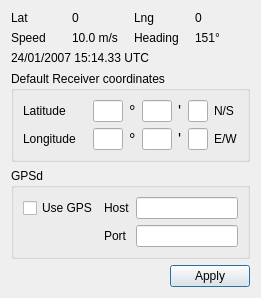
<?xml version="1.0" encoding="UTF-8"?>
<ui version="4.0">
 <class>GPSWidget</class>
 <widget class="QWidget" name="GPSWidget">
  <property name="geometry">
   <rect>
    <x>0</x>
    <y>0</y>
    <width>257</width>
    <height>282</height>
   </rect>
  </property>
  <property name="windowTitle">
   <string>Form</string>
  </property>
  <layout class="QVBoxLayout" name="verticalLayout_4">
   <item>
    <layout class="QVBoxLayout" name="verticalLayout_3">
     <item>
      <layout class="QHBoxLayout" name="horizontalLayout_2">
       <item>
        <widget class="QLabel" name="labelLat">
         <property name="text">
          <string>Lat</string>
         </property>
        </widget>
       </item>
       <item>
        <widget class="QLabel" name="lat">
         <property name="text">
          <string>0</string>
         </property>
        </widget>
       </item>
       <item>
        <widget class="QLabel" name="labelLng">
         <property name="text">
          <string>Lng</string>
         </property>
        </widget>
       </item>
       <item>
        <widget class="QLabel" name="lng">
         <property name="text">
          <string>0</string>
         </property>
        </widget>
       </item>
      </layout>
     </item>
     <item>
      <layout class="QHBoxLayout" name="horizontalLayout_3">
       <item>
        <widget class="QLabel" name="labelSpeed">
         <property name="text">
          <string>Speed</string>
         </property>
        </widget>
       </item>
       <item>
        <widget class="QLabel" name="speed">
         <property name="text">
          <string>10.0 m/s</string>
         </property>
        </widget>
       </item>
       <item>
        <widget class="QLabel" name="labelHeading">
         <property name="text">
          <string>Heading</string>
         </property>
        </widget>
       </item>
       <item>
        <widget class="QLabel" name="heading">
         <property name="text">
          <string>151°</string>
         </property>
        </widget>
       </item>
      </layout>
     </item>
     <item>
      <widget class="QLabel" name="time">
       <property name="text">
        <string>24/01/2007 15:14.33 UTC</string>
       </property>
       <property name="wordWrap">
        <bool>false</bool>
       </property>
      </widget>
     </item>
    </layout>
   </item>
   <item>
    <widget class="QGroupBox" name="GroupReceiverCoord">
     <property name="sizePolicy">
      <sizepolicy hsizetype="Preferred" vsizetype="Preferred">
       <horstretch>0</horstretch>
       <verstretch>0</verstretch>
      </sizepolicy>
     </property>
     <property name="minimumSize">
      <size>
       <width>0</width>
       <height>0</height>
      </size>
     </property>
     <property name="title">
      <string>Default Receiver coordinates</string>
     </property>
     <layout class="QVBoxLayout" name="verticalLayout">
      <item>
       <layout class="QHBoxLayout" name="_2">
        <property name="spacing">
         <number>6</number>
        </property>
        <property name="leftMargin">
         <number>0</number>
        </property>
        <property name="topMargin">
         <number>0</number>
        </property>
        <property name="rightMargin">
         <number>0</number>
        </property>
        <property name="bottomMargin">
         <number>0</number>
        </property>
        <item>
         <widget class="QLabel" name="TextLatitude">
          <property name="minimumSize">
           <size>
            <width>64</width>
            <height>0</height>
           </size>
          </property>
          <property name="text">
           <string>Latitude</string>
          </property>
          <property name="wordWrap">
           <bool>false</bool>
          </property>
         </widget>
        </item>
        <item>
         <widget class="QLineEdit" name="EdtLatitudeDegrees">
          <property name="sizePolicy">
           <sizepolicy hsizetype="Fixed" vsizetype="Fixed">
            <horstretch>0</horstretch>
            <verstretch>0</verstretch>
           </sizepolicy>
          </property>
          <property name="maximumSize">
           <size>
            <width>30</width>
            <height>32767</height>
           </size>
          </property>
          <property name="text">
           <string/>
          </property>
          <property name="maxLength">
           <number>2</number>
          </property>
         </widget>
        </item>
        <item>
         <widget class="QLabel" name="TextDegLat">
          <property name="font">
           <font>
            <pointsize>12</pointsize>
           </font>
          </property>
          <property name="text">
           <string>°</string>
          </property>
          <property name="wordWrap">
           <bool>false</bool>
          </property>
         </widget>
        </item>
        <item>
         <widget class="QLineEdit" name="EdtLatitudeMinutes">
          <property name="sizePolicy">
           <sizepolicy hsizetype="Minimum" vsizetype="Minimum">
            <horstretch>0</horstretch>
            <verstretch>0</verstretch>
           </sizepolicy>
          </property>
          <property name="maximumSize">
           <size>
            <width>30</width>
            <height>32767</height>
           </size>
          </property>
          <property name="text">
           <string/>
          </property>
          <property name="maxLength">
           <number>2</number>
          </property>
         </widget>
        </item>
        <item>
         <widget class="QLabel" name="TextMinutesLat">
          <property name="font">
           <font>
            <pointsize>12</pointsize>
           </font>
          </property>
          <property name="text">
           <string>'</string>
          </property>
          <property name="wordWrap">
           <bool>false</bool>
          </property>
         </widget>
        </item>
        <item>
         <widget class="QLineEdit" name="EdtLatitudeNS">
          <property name="sizePolicy">
           <sizepolicy hsizetype="Minimum" vsizetype="Minimum">
            <horstretch>0</horstretch>
            <verstretch>0</verstretch>
           </sizepolicy>
          </property>
          <property name="maximumSize">
           <size>
            <width>20</width>
            <height>32767</height>
           </size>
          </property>
          <property name="text">
           <string/>
          </property>
          <property name="maxLength">
           <number>1</number>
          </property>
         </widget>
        </item>
        <item>
         <widget class="QLabel" name="TextNS">
          <property name="minimumSize">
           <size>
            <width>0</width>
            <height>0</height>
           </size>
          </property>
          <property name="text">
           <string>N/S</string>
          </property>
          <property name="wordWrap">
           <bool>false</bool>
          </property>
         </widget>
        </item>
        <item>
         <spacer name="Spacer10_2">
          <property name="orientation">
           <enum>Qt::Horizontal</enum>
          </property>
          <property name="sizeType">
           <enum>QSizePolicy::Expanding</enum>
          </property>
          <property name="sizeHint" stdset="0">
           <size>
            <width>20</width>
            <height>20</height>
           </size>
          </property>
         </spacer>
        </item>
       </layout>
      </item>
      <item>
       <layout class="QHBoxLayout" name="_3">
        <property name="spacing">
         <number>6</number>
        </property>
        <property name="leftMargin">
         <number>0</number>
        </property>
        <property name="topMargin">
         <number>0</number>
        </property>
        <property name="rightMargin">
         <number>0</number>
        </property>
        <property name="bottomMargin">
         <number>0</number>
        </property>
        <item>
         <widget class="QLabel" name="TextLongitude">
          <property name="minimumSize">
           <size>
            <width>64</width>
            <height>0</height>
           </size>
          </property>
          <property name="text">
           <string>Longitude</string>
          </property>
          <property name="wordWrap">
           <bool>false</bool>
          </property>
         </widget>
        </item>
        <item>
         <widget class="QLineEdit" name="EdtLongitudeDegrees">
          <property name="sizePolicy">
           <sizepolicy hsizetype="Minimum" vsizetype="Minimum">
            <horstretch>0</horstretch>
            <verstretch>0</verstretch>
           </sizepolicy>
          </property>
          <property name="maximumSize">
           <size>
            <width>30</width>
            <height>32767</height>
           </size>
          </property>
          <property name="text">
           <string/>
          </property>
          <property name="maxLength">
           <number>3</number>
          </property>
         </widget>
        </item>
        <item>
         <widget class="QLabel" name="TextDegLong">
          <property name="font">
           <font>
            <pointsize>12</pointsize>
           </font>
          </property>
          <property name="text">
           <string>°</string>
          </property>
          <property name="wordWrap">
           <bool>false</bool>
          </property>
         </widget>
        </item>
        <item>
         <widget class="QLineEdit" name="EdtLongitudeMinutes">
          <property name="sizePolicy">
           <sizepolicy hsizetype="Minimum" vsizetype="Minimum">
            <horstretch>0</horstretch>
            <verstretch>0</verstretch>
           </sizepolicy>
          </property>
          <property name="maximumSize">
           <size>
            <width>30</width>
            <height>32767</height>
           </size>
          </property>
          <property name="text">
           <string/>
          </property>
          <property name="maxLength">
           <number>2</number>
          </property>
         </widget>
        </item>
        <item>
         <widget class="QLabel" name="TextMinutesLong">
          <property name="font">
           <font>
            <pointsize>12</pointsize>
           </font>
          </property>
          <property name="text">
           <string>'</string>
          </property>
          <property name="wordWrap">
           <bool>false</bool>
          </property>
         </widget>
        </item>
        <item>
         <widget class="QLineEdit" name="EdtLongitudeEW">
          <property name="sizePolicy">
           <sizepolicy hsizetype="Minimum" vsizetype="Minimum">
            <horstretch>0</horstretch>
            <verstretch>0</verstretch>
           </sizepolicy>
          </property>
          <property name="maximumSize">
           <size>
            <width>20</width>
            <height>32767</height>
           </size>
          </property>
          <property name="text">
           <string/>
          </property>
          <property name="maxLength">
           <number>1</number>
          </property>
         </widget>
        </item>
        <item>
         <widget class="QLabel" name="TextEW">
          <property name="minimumSize">
           <size>
            <width>0</width>
            <height>0</height>
           </size>
          </property>
          <property name="text">
           <string>E/W</string>
          </property>
          <property name="wordWrap">
           <bool>false</bool>
          </property>
         </widget>
        </item>
        <item>
         <spacer name="Spacer10">
          <property name="orientation">
           <enum>Qt::Horizontal</enum>
          </property>
          <property name="sizeType">
           <enum>QSizePolicy::Expanding</enum>
          </property>
          <property name="sizeHint" stdset="0">
           <size>
            <width>20</width>
            <height>20</height>
           </size>
          </property>
         </spacer>
        </item>
       </layout>
      </item>
     </layout>
    </widget>
   </item>
   <item>
    <widget class="QGroupBox" name="GroupGPS">
     <property name="title">
      <string>GPSd</string>
     </property>
     <layout class="QVBoxLayout" name="verticalLayout_2">
      <item>
       <layout class="QGridLayout" name="_4">
        <property name="leftMargin">
         <number>0</number>
        </property>
        <property name="topMargin">
         <number>0</number>
        </property>
        <property name="rightMargin">
         <number>0</number>
        </property>
        <property name="bottomMargin">
         <number>0</number>
        </property>
        <property name="spacing">
         <number>6</number>
        </property>
        <item row="0" column="1">
         <widget class="QLabel" name="GPSHost">
          <property name="text">
           <string>Host</string>
          </property>
          <property name="wordWrap">
           <bool>false</bool>
          </property>
         </widget>
        </item>
        <item row="1" column="1">
         <widget class="QLabel" name="GPSPort">
          <property name="text">
           <string>Port</string>
          </property>
          <property name="wordWrap">
           <bool>false</bool>
          </property>
         </widget>
        </item>
        <item row="1" column="2">
         <widget class="QLineEdit" name="LineEditGPSPort"/>
        </item>
        <item row="0" column="2">
         <widget class="QLineEdit" name="LineEditGPSHost"/>
        </item>
        <item row="0" column="0">
         <widget class="QCheckBox" name="CheckBoxUseGPS">
          <property name="text">
           <string>Use GPS</string>
          </property>
         </widget>
        </item>
        <item row="1" column="0">
         <spacer name="Spacer4">
          <property name="orientation">
           <enum>Qt::Horizontal</enum>
          </property>
          <property name="sizeType">
           <enum>QSizePolicy::Expanding</enum>
          </property>
          <property name="sizeHint" stdset="0">
           <size>
            <width>20</width>
            <height>20</height>
           </size>
          </property>
         </spacer>
        </item>
       </layout>
      </item>
     </layout>
    </widget>
   </item>
   <item>
    <layout class="QHBoxLayout" name="horizontalLayout">
     <item>
      <widget class="CMultColorLED" name="LEDGPS" native="true">
       <property name="minimumSize">
        <size>
         <width>13</width>
         <height>13</height>
        </size>
       </property>
       <property name="maximumSize">
        <size>
         <width>13</width>
         <height>13</height>
        </size>
       </property>
      </widget>
     </item>
     <item>
      <spacer name="horizontalSpacer">
       <property name="orientation">
        <enum>Qt::Horizontal</enum>
       </property>
       <property name="sizeType">
        <enum>QSizePolicy::Expanding</enum>
       </property>
       <property name="sizeHint" stdset="0">
        <size>
         <width>40</width>
         <height>20</height>
        </size>
       </property>
      </spacer>
     </item>
     <item>
      <widget class="QPushButton" name="buttonApply">
       <property name="text">
        <string>Apply</string>
       </property>
       <property name="autoDefault">
        <bool>false</bool>
       </property>
       <property name="default">
        <bool>true</bool>
       </property>
      </widget>
     </item>
    </layout>
   </item>
  </layout>
 </widget>
 <customwidgets>
  <customwidget>
   <class>CMultColorLED</class>
   <extends>QWidget</extends>
   <header>MultColorLED.h</header>
  </customwidget>
 </customwidgets>
 <resources/>
 <connections/>
</ui>
